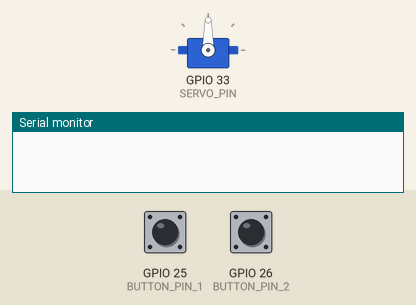
The sketch below on a simulated ESP32. Parts: servo, the last lines printed to the serial monitor. The inputs (shaded band) are chosen by the test bench; at power-on: GPIO 25 (BUTTON_PIN_1) HIGH, GPIO 26 (BUTTON_PIN_2) HIGH.

Above: at 1.2 s.
1.3 s: GPIO 25 (BUTTON_PIN_1) pulled LOW for 0.15 s
At 2.1 s:
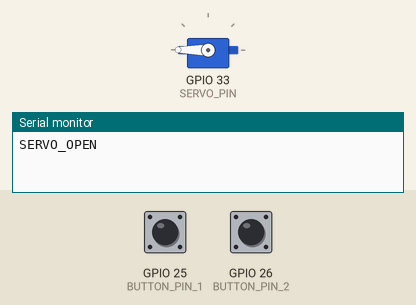
4.4 s: GPIO 26 (BUTTON_PIN_2) pulled LOW for 0.15 s
7.5 s: GPIO 25 (BUTTON_PIN_1) pulled LOW for 1 s
At 8.0 s:
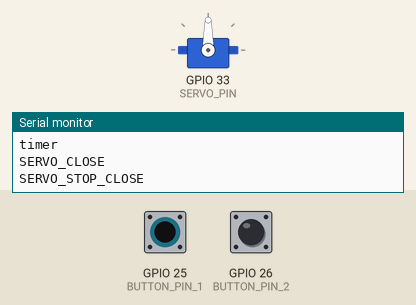
10.0 s: GPIO 25 (BUTTON_PIN_1) pulled LOW for 3.2 s
At 11.1 s:
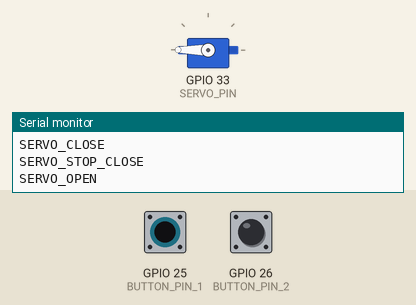
14.7 s: GPIO 26 (BUTTON_PIN_2) pulled LOW for 1 s
At 18.2 s:
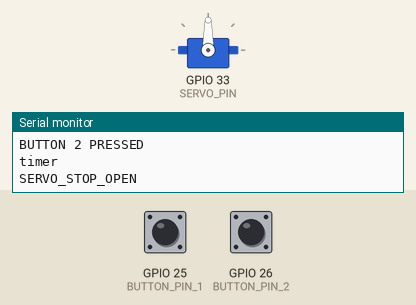
18.7 s: GPIO 26 (BUTTON_PIN_2) pulled LOW for 0.15 s
At 22.4 s:
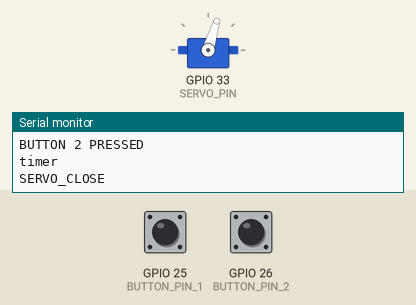
Timing chart, 0 to 22.8 s (numbered marks = the images above; inputs shaded):
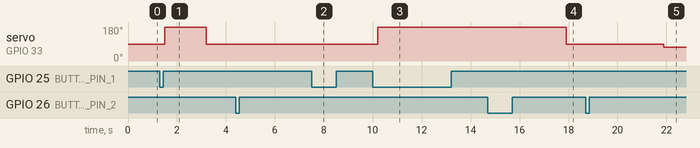

The sketch:

servo_test.ino
```cpp
#include <ESP32Servo.h>
#include <ezButton.h>
#include "esp_timer.h"
// #include <Servo.h>

Servo servo;  // create servo object to control a servo

typedef enum SERVO_MODE {
  SERVO_CLOSE,
  SERVO_STOP_CLOSE,
  SERVO_OPEN,
  SERVO_STOP_OPEN
} ServoMode;

ServoMode servoMode = SERVO_STOP_OPEN;

#define MAX_PWM 2300
#define MID_PWM 1500
#define MIN_PWM 700

#define CLOSE_PWM 2300
#define HOLD_PWM 1500
#define OPEN_PWM 1350

#define BUTTON_PIN_1 25
#define BUTTON_PIN_2 26
#define SERVO_PIN 33

ezButton button1(BUTTON_PIN_1);
ezButton button2(BUTTON_PIN_2);

int lastState = HIGH; // the previous state from the input pin
int currentState;     // the current reading from the input pin

int currentPWM = 1500;

hw_timer_t *timer = NULL;

bool timerEnabled = false;

void IRAM_ATTR onTimer(){
  Serial.println("timer");
  changeServoState();
  timerStop(timer);
  timerEnabled = false;
}

void setup() {
  Serial.begin(115200);
  // pinMode(BUTTON_PIN_1, INPUT_PULLUP);


  // button1.setDebounceTime(150);
  // button1.setDebounceTime(150);

  servo.setPeriodHertz(50);
  servo.attach(SERVO_PIN, MIN_PWM, MAX_PWM); // attaches the servo on pin 9 to the servo object

  servoMode = SERVO_STOP_CLOSE;
  servo.writeMicroseconds(MID_PWM);


  timer = timerBegin(0, 80, true);
  timerStop(timer);
  timerAttachInterrupt(timer, &onTimer, true);
  timerAlarmWrite(timer, 3 * 1000 * 1000, false);
  timerAlarmEnable(timer);

  // attachPin (33, double freq, uint8_t resolution_bits=10)
  // servo.write(0);   // rotate slowly servo to 0 degrees immediately
}

void changeServoState(){
  switch (servoMode){
    case (SERVO_CLOSE):
      Serial.println("SERVO_STOP_CLOSE");
      servoMode = SERVO_STOP_CLOSE;
      currentPWM = HOLD_PWM;
      // servo.writeMicroseconds(MID_PWM);
    break;
    case (SERVO_STOP_CLOSE):
      Serial.println("SERVO_OPEN");
      servoMode = SERVO_OPEN;
      currentPWM = CLOSE_PWM;
      // servo.writeMicroseconds(MAX_PWM);
    break;
    case (SERVO_OPEN):
      Serial.println("SERVO_STOP_OPEN");
      servoMode = SERVO_STOP_OPEN;
      currentPWM = HOLD_PWM;
      // servo.writeMicroseconds(MID_PWM);
    break;
    case (SERVO_STOP_OPEN):
      Serial.println("SERVO_CLOSE");
      servoMode = SERVO_CLOSE;
      currentPWM = OPEN_PWM;
      // servo.writeMicroseconds(MIN_2_PWM);
    break;
  }
  delay(200);
  return;
}

void loop() {
  button1.loop();
  button2.loop();
  // currentState = digitalRead(BUTTON_PIN_1);

  // if(lastState == LOW && currentState == HIGH){
  //   Serial.println("BUTTON PRESSED");
  //   changeServoState();
  // }
  // lastState = currentState;
  if (button1.isPressed()){
    changeServoState();
  }
  if (button2.isPressed()){
    Serial.println("BUTTON 2 PRESSED");

    timerRestart(timer);
    timerAlarmWrite(timer, 3 * 1000 * 1000, false);
    timerAlarmEnable(timer);
    timerStart(timer);
    timerEnabled = true;

  }
  servo.writeMicroseconds(currentPWM);
  // delay(200);
}
```

Measured:
- after the input at 1.3 s, servo on GPIO 33 (SERVO_PIN): 90° → 180° after 0.20 s instead of 1.9 s
- after the input at 7.5 s, servo on GPIO 33 (SERVO_PIN): stays 90° (without the input it goes to 73° after 0.10 s)
- after the input at 10.0 s, servo on GPIO 33 (SERVO_PIN): 90° → 180° after 0.20 s
- after the input at 14.7 s, servo on GPIO 33 (SERVO_PIN): 180° → 90° after 3.2 s
- after the input at 18.7 s, servo on GPIO 33 (SERVO_PIN): 90° → 73° after 3.2 s
